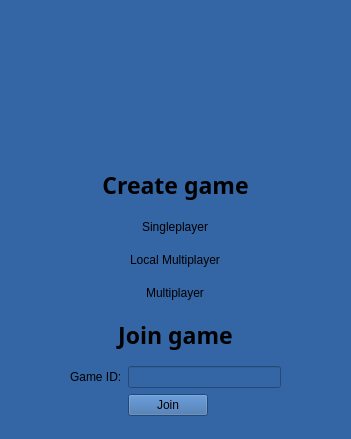
<?xml version="1.0" encoding="UTF-8"?>
<ui version="4.0">
 <class>StartWindow</class>
 <widget class="QDialog" name="StartWindow">
  <property name="geometry">
   <rect>
    <x>0</x>
    <y>0</y>
    <width>351</width>
    <height>439</height>
   </rect>
  </property>
  <property name="windowTitle">
   <string>Yamb</string>
  </property>
  <property name="styleSheet">
   <string notr="true">background-color:rgb(52, 101, 164)</string>
  </property>
  <widget class="QWidget" name="verticalLayoutWidget">
   <property name="geometry">
    <rect>
     <x>70</x>
     <y>160</y>
     <width>211</width>
     <height>266</height>
    </rect>
   </property>
   <layout class="QVBoxLayout" name="verticalLayout">
    <item alignment="Qt::AlignHCenter">
     <widget class="QPushButton" name="btnCreate">
      <property name="font">
       <font>
        <family>Ubuntu Condensed</family>
        <pointsize>17</pointsize>
        <weight>75</weight>
        <bold>true</bold>
       </font>
      </property>
      <property name="text">
       <string>Create game</string>
      </property>
      <property name="checkable">
       <bool>true</bool>
      </property>
      <property name="autoExclusive">
       <bool>true</bool>
      </property>
      <property name="flat">
       <bool>true</bool>
      </property>
     </widget>
    </item>
    <item alignment="Qt::AlignHCenter">
     <widget class="QPushButton" name="btnSingle">
      <property name="text">
       <string>Singleplayer</string>
      </property>
      <property name="flat">
       <bool>true</bool>
      </property>
     </widget>
    </item>
    <item alignment="Qt::AlignHCenter">
     <widget class="QPushButton" name="btnLocal">
      <property name="text">
       <string>Local Multiplayer</string>
      </property>
      <property name="flat">
       <bool>true</bool>
      </property>
     </widget>
    </item>
    <item alignment="Qt::AlignHCenter">
     <widget class="QPushButton" name="btnMulti">
      <property name="text">
       <string>Multiplayer</string>
      </property>
      <property name="flat">
       <bool>true</bool>
      </property>
     </widget>
    </item>
    <item>
     <widget class="QPushButton" name="btnJoinG">
      <property name="font">
       <font>
        <family>Ubuntu Condensed</family>
        <pointsize>17</pointsize>
        <weight>75</weight>
        <bold>true</bold>
       </font>
      </property>
      <property name="text">
       <string>Join game</string>
      </property>
      <property name="checkable">
       <bool>true</bool>
      </property>
      <property name="autoExclusive">
       <bool>true</bool>
      </property>
      <property name="flat">
       <bool>true</bool>
      </property>
     </widget>
    </item>
    <item>
     <layout class="QGridLayout" name="gridLayout_2">
      <item row="1" column="0">
       <widget class="QLabel" name="label">
        <property name="text">
         <string>Game ID:</string>
        </property>
       </widget>
      </item>
      <item row="2" column="1">
       <widget class="QPushButton" name="btnJoin">
        <property name="text">
         <string>Join</string>
        </property>
       </widget>
      </item>
      <item row="2" column="2">
       <spacer name="horizontalSpacer">
        <property name="orientation">
         <enum>Qt::Horizontal</enum>
        </property>
        <property name="sizeHint" stdset="0">
         <size>
          <width>40</width>
          <height>20</height>
         </size>
        </property>
       </spacer>
      </item>
      <item row="1" column="1" colspan="2">
       <widget class="QLineEdit" name="leID"/>
      </item>
     </layout>
    </item>
   </layout>
  </widget>
  <widget class="QLabel" name="label_2">
   <property name="geometry">
    <rect>
     <x>100</x>
     <y>30</y>
     <width>131</width>
     <height>121</height>
    </rect>
   </property>
   <property name="text">
    <string/>
   </property>
  </widget>
 </widget>
 <resources/>
 <connections/>
</ui>
